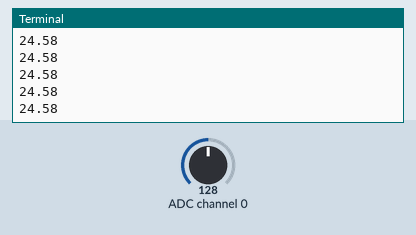
This program was run on a simulated Raspberry Pi (BCM pin numbers). Parts: the last lines printed to the terminal. Inputs (shaded band) come from the test bench; at power-on: ADC channel 0 = 128 (analog values on the 0–255 scale).

Above: at 1.2 s.
1.3 s: ADC channel 0 set to 178
At 1.76 s:
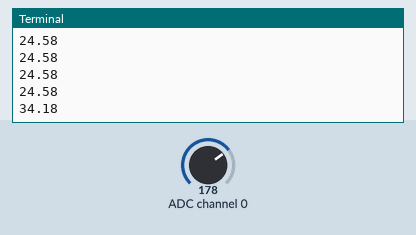
2.8 s: ADC channel 0 set to 224
At 2.96 s:
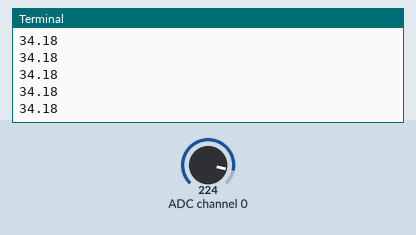
Timing chart, 0 to 5.8 s (numbered marks = the images above; inputs shaded):
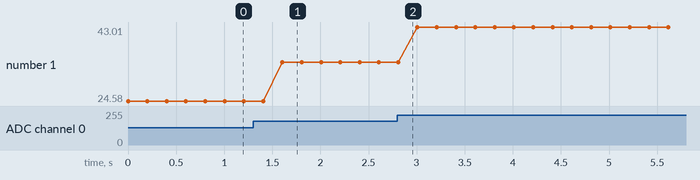

Measured:
- after the input at 1.3 s, the terminal: prints a new line after 0.31 s (image 1)
- plotted number 1: 24.58 → 34.18 after the input at 1.3 s, 34.18 → 43.01 after the input at 2.8 s

The program:

LM35.py
```python
import time
import smbus
import math

address = 0x48
A0 = 0x40

bus = smbus.SMBus(1)

while True :
    bus.write_byte(address, A0)
    value = bus.read_byte(address)
    value = (value*1.92)
    temp = round(value/10,2)
    print(temp)
    time.sleep(0.2)
'''
PCF8591모듈은 8bit의 아날로그 할당비트를 가져 ADC정밀도가 낮다.
500mV(50도) 이하의 낮은 전압체서는 최대 100mV의 오차가 발생한다.
이러한 오차를 보정하기 위해 온도계산식을 이용하여 계산한 후 10으로 나누어 주어 10배의 오차율을 줄여준다.
'''

'''
*  ADC data :
*  1.961 : ADC 8bit(256 / 0~5V)
*  1.294 : ADC 8bit(256 / 0~3.3V)
'''
```
